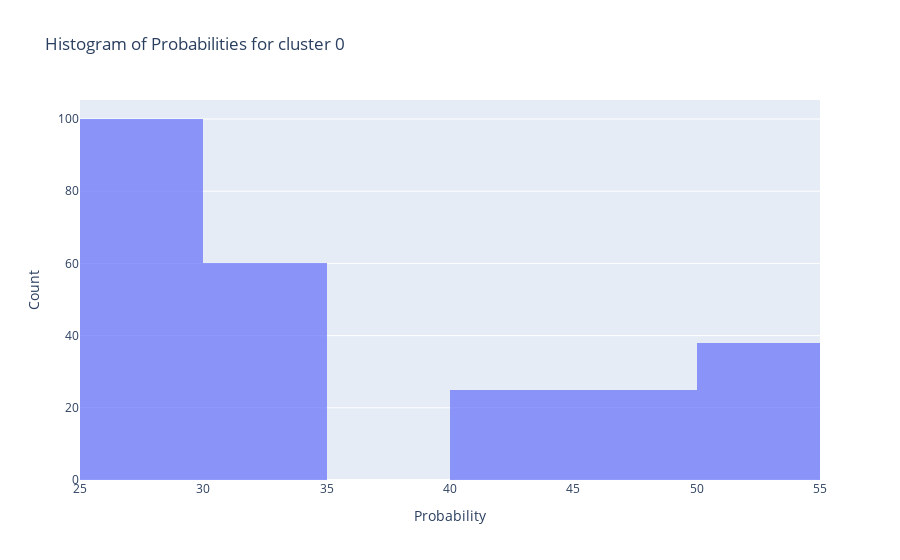
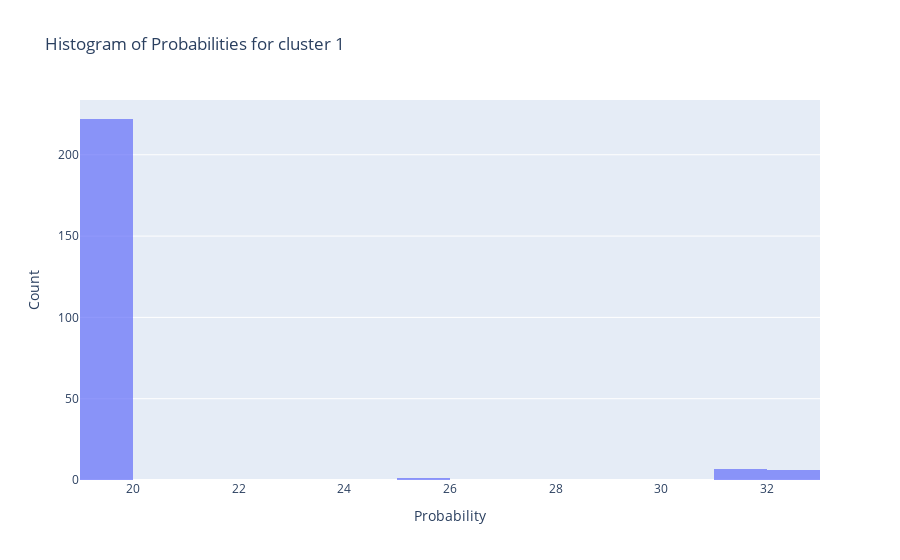
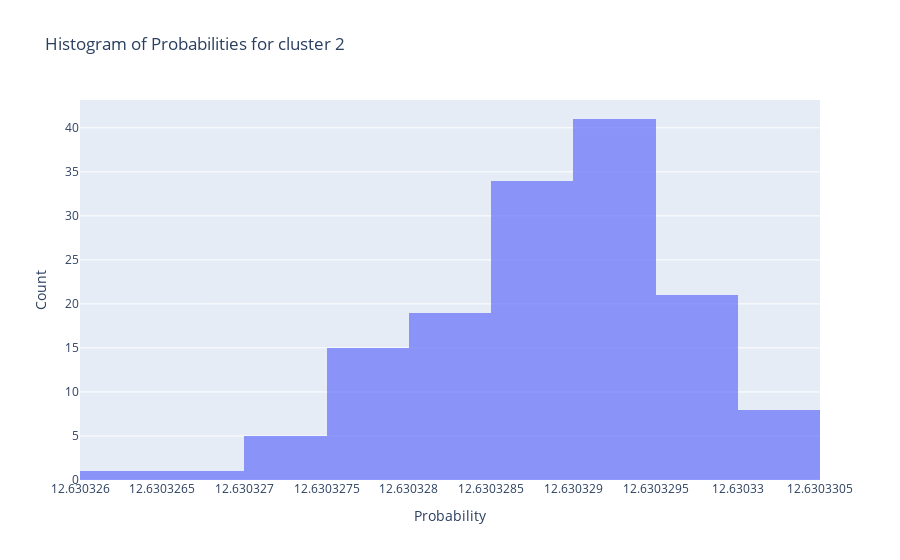
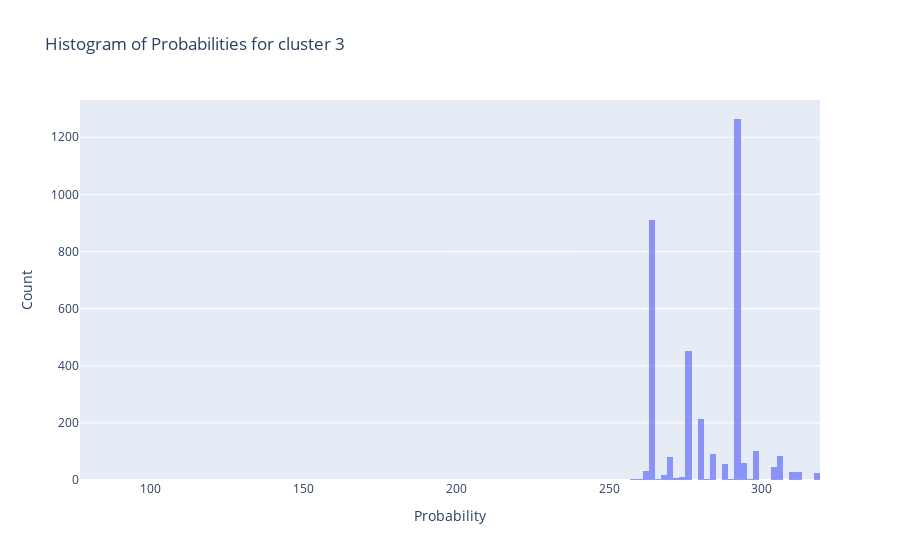

The notebook cell saved with these charts, in order:
### Code cell
# Create a figure with plotly that shows the histogram of probabilities
# with each cluster colored differently
import plotly.graph_objects as go

# Get cluster assignments if not already computed
responsibilities = compute_responsibilities(X, W_mppca, mu_mppca, sigma_mppca, pi, d=X.shape[1], device=device)
clusters = responsibilities.argmax(dim=0)

# Create a separate trace for each cluster
for k in range(len(pi)):
    fig = go.Figure()
    cluster_probs = probs[clusters == k].cpu().numpy()
    fig.add_trace(go.Histogram(
        x=cluster_probs,
        name=f'Cluster {k}',
        # nbinsx=100,
        opacity=0.7,
        # histnorm='probability',
        bingroup=k  # Group bars by cluster to avoid overlap
    ))

    fig.update_layout(
        title=f"Histogram of Probabilities for cluster {k}",
        xaxis_title="Probability",
        yaxis_title="Count",
        barmode='overlay'
    )
    fig.show()

### Figure 1 — Plotly figure (JSON) as saved in the notebook; plotly's stock layout.template omitted (floating-point values rounded to 4 significant figures; data arrays with more than 128 entries replaced by an {"elided": "..."} marker saying what was removed)
{"data": [{"bingroup": "0", "name": "Cluster 0", "opacity": 0.7, "type": "histogram", "x": {"elided": "248 float values"}}], "layout": {"barmode": "overlay", "title": {"text": "Histogram of Probabilities for cluster 0"}, "xaxis": {"title": {"text": "Probability"}}, "yaxis": {"title": {"text": "Count"}}}}

### Figure 2 — Plotly figure (JSON) as saved in the notebook; plotly's stock layout.template omitted (floating-point values rounded to 4 significant figures; data arrays with more than 128 entries replaced by an {"elided": "..."} marker saying what was removed)
{"data": [{"bingroup": "1", "name": "Cluster 1", "opacity": 0.7, "type": "histogram", "x": {"elided": "236 float values"}}], "layout": {"barmode": "overlay", "title": {"text": "Histogram of Probabilities for cluster 1"}, "xaxis": {"title": {"text": "Probability"}}, "yaxis": {"title": {"text": "Count"}}}}

### Figure 3 — Plotly figure (JSON) as saved in the notebook; plotly's stock layout.template omitted (floating-point values rounded to 4 significant figures; data arrays with more than 128 entries replaced by an {"elided": "..."} marker saying what was removed)
{"data": [{"bingroup": "2", "name": "Cluster 2", "opacity": 0.7, "type": "histogram", "x": {"elided": "145 float values"}}], "layout": {"barmode": "overlay", "title": {"text": "Histogram of Probabilities for cluster 2"}, "xaxis": {"title": {"text": "Probability"}}, "yaxis": {"title": {"text": "Count"}}}}

### Figure 4 — Plotly figure (JSON) as saved in the notebook; plotly's stock layout.template omitted (floating-point values rounded to 4 significant figures; data arrays with more than 128 entries replaced by an {"elided": "..."} marker saying what was removed)
{"data": [{"bingroup": "3", "name": "Cluster 3", "opacity": 0.7, "type": "histogram", "x": {"elided": "3527 float values"}}], "layout": {"barmode": "overlay", "title": {"text": "Histogram of Probabilities for cluster 3"}, "xaxis": {"title": {"text": "Probability"}}, "yaxis": {"title": {"text": "Count"}}}}
